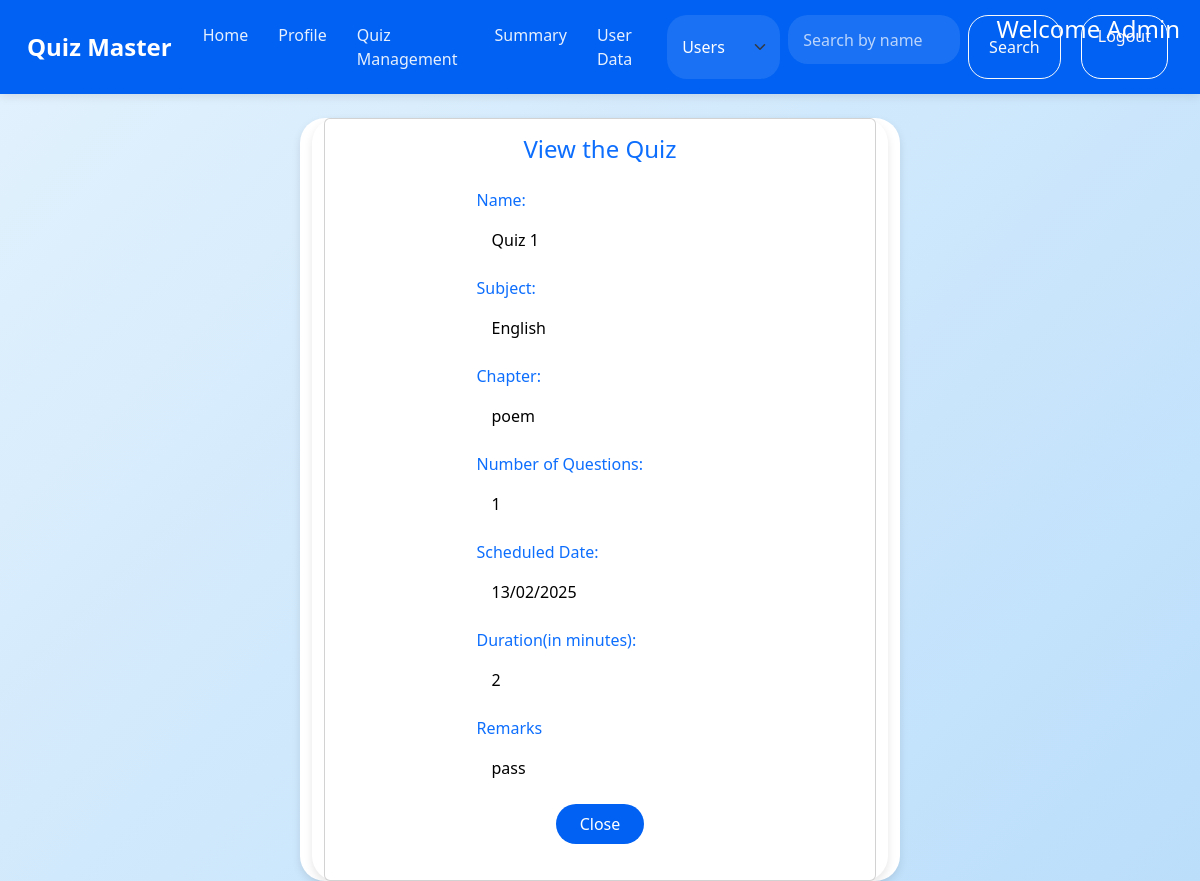
Before: /quiz/1/view (signed in) with the older database file.
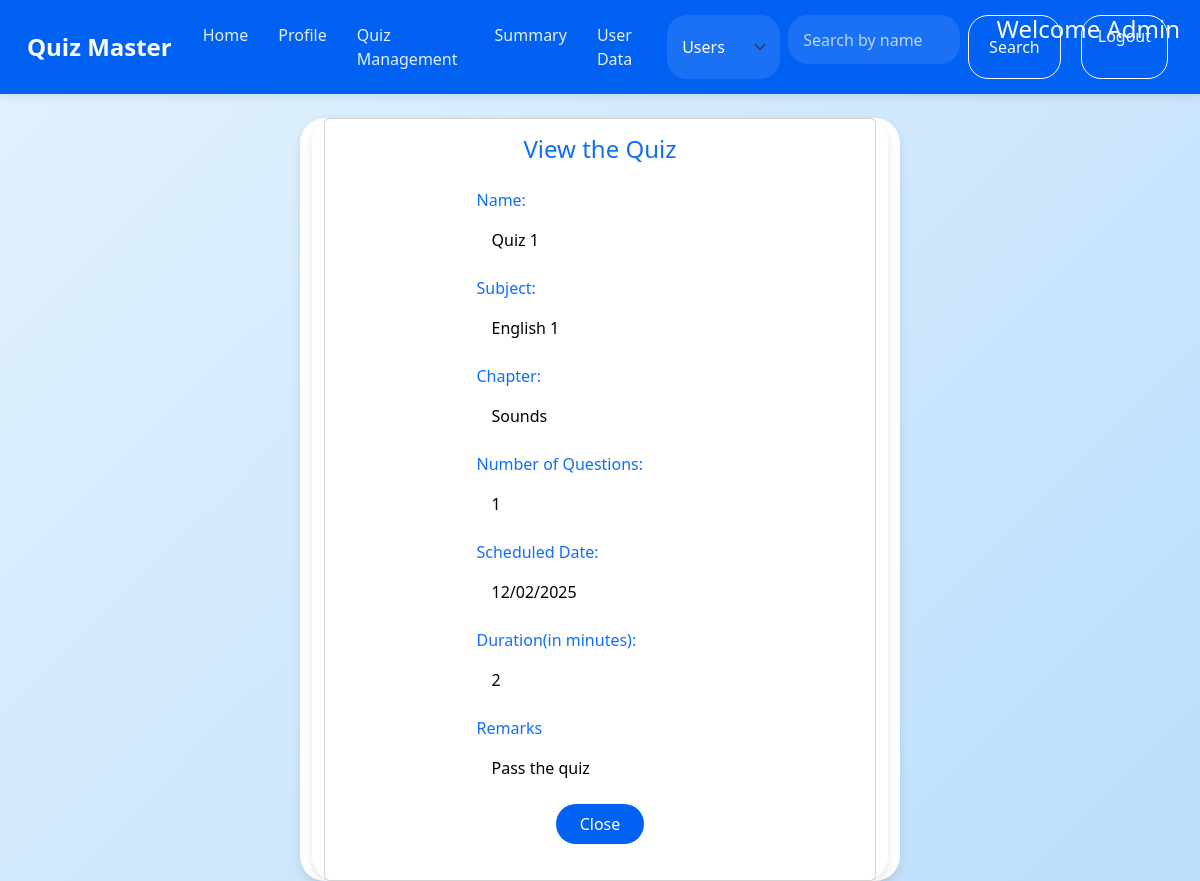
After: the same page with the newer database file.
### models.py (models this page shows)
class Subject(db.Model):
    id = db.Column(db.Integer, primary_key = True)
    name = db.Column(db.String(64), nullable = False, unique = True)
    description = db.Column(db.String(150))
    chapters = db.relationship('Chapter', backref='subject', cascade='all, delete')

class Chapter(db.Model):
    id = db.Column(db.Integer, primary_key = True)
    name = db.Column(db.String(64 ), nullable = False)
    description = db.Column(db.String(100))
    subject_id = db.Column(db.Integer, db.ForeignKey('subject.id'), nullable=False)

class Quiz(db.Model):
    id = db.Column(db.Integer, primary_key = True)
    name = db.Column(db.String(255), nullable = False)
    no_of_question = db.Column(db.Integer, nullable = False)
    marks = db.Column(db.Integer, nullable = False)
    date = db.Column(db.DateTime, default=datetime.utcnow)
    time = db.Column(db.Integer, default=int(datetime.utcnow().timestamp()))
    remark = db.Column(db.String(255))
    chapter_id = db.Column(db.Integer, db.ForeignKey('chapter.id'), nullable=False)
    questions = db.relationship('Question', backref='quiz', lazy=True)

### controllers/routes.py (the view)
@app.route('/quiz/<int:id>/view')
@auth_requried
def view_quiz(id):
    user = User.query.get(session['user_id'])
    quiz = Quiz.query.get_or_404(id)
    chapter = Chapter.query.get(quiz.chapter_id)
    subject = Subject.query.get(chapter.subject_id)
    return render_template('view_quiz.html', quiz=quiz, chapter=chapter, subject=subject, user=user)

### controllers/routes.py (called while the page is built)
def auth_requried(func):
    @wraps(func)
    def inner(*args, **kwargs):
        if 'user_id' in session:
            return func(*args, **kwargs)
        else:
            flash('You need to be logged in to access this page')
            return redirect(url_for('login'))
    return inner

### templates/view_quiz.html (shortened to what this page needs)
{% extends 'layout.html' %}
{% block content %}
<div class="container mt-4">
    <div class="card">
        <div class="card-body">
            <h3 class="text-center text-primary mb-4">View the Quiz</h3>
            <div class="row">
                <div class="col-md-6 mx-auto">
                    <div class="mb-3">
                        <label class="form-label text-primary">Name:</label>
                        <input type="text" class="form-control" value="{{ quiz.name }}" readonly>
                    </div>
                    <div class="mb-3">
                        <label class="form-label text-primary">Subject:</label>
                        <input type="text" class="form-control" value="{{ subject.name }}" readonly>
                    </div>
                    <div class="mb-3">
                        <label class="form-label text-primary">Chapter:</label>
                        <input type="text" class="form-control" value="{{ chapter.name }}" readonly>
                    </div>
                    <div class="mb-3">
                        <label class="form-label text-primary">Number of Questions:</label>
                        <input type="text" class="form-control" value="{{ quiz.no_of_question }}" readonly>
                    </div>
                    <div class="mb-3">
                        <label class="form-label text-primary">Scheduled Date:</label>
                        <input type="text" class="form-control" value="{{ quiz.date.strftime('%d/%m/%Y') }}" readonly>
                    </div>
                    <div class="mb-3">
                        <label class="form-label text-primary">Duration(in minutes):</label>
                        <input type="text" class="form-control" value="{{ quiz.time }}" readonly>
                    </div>
                    <div class="mb-3">
                        <label class="form-label text-primary">Remarks</label>
                        <input type="text" class="form-control" value="{{ quiz.remark }}" readonly>
                    </div>
                    <div class="text-center">
                        <a href="{{ url_for('home') }}" class="btn btn-primary px-4">Close</a>
                    </div>
                </div>
            </div>
        </div>
    </div>
</div>
{% endblock %}

Changed rows visible on the page:
changed Quiz "Quiz 1": date "13/02/2025" → "12/02/2025"; remark "pass" → "Pass the quiz"
changed Subject: name "English" → "English 1"
changed Chapter: name "poem" → "Sounds"
